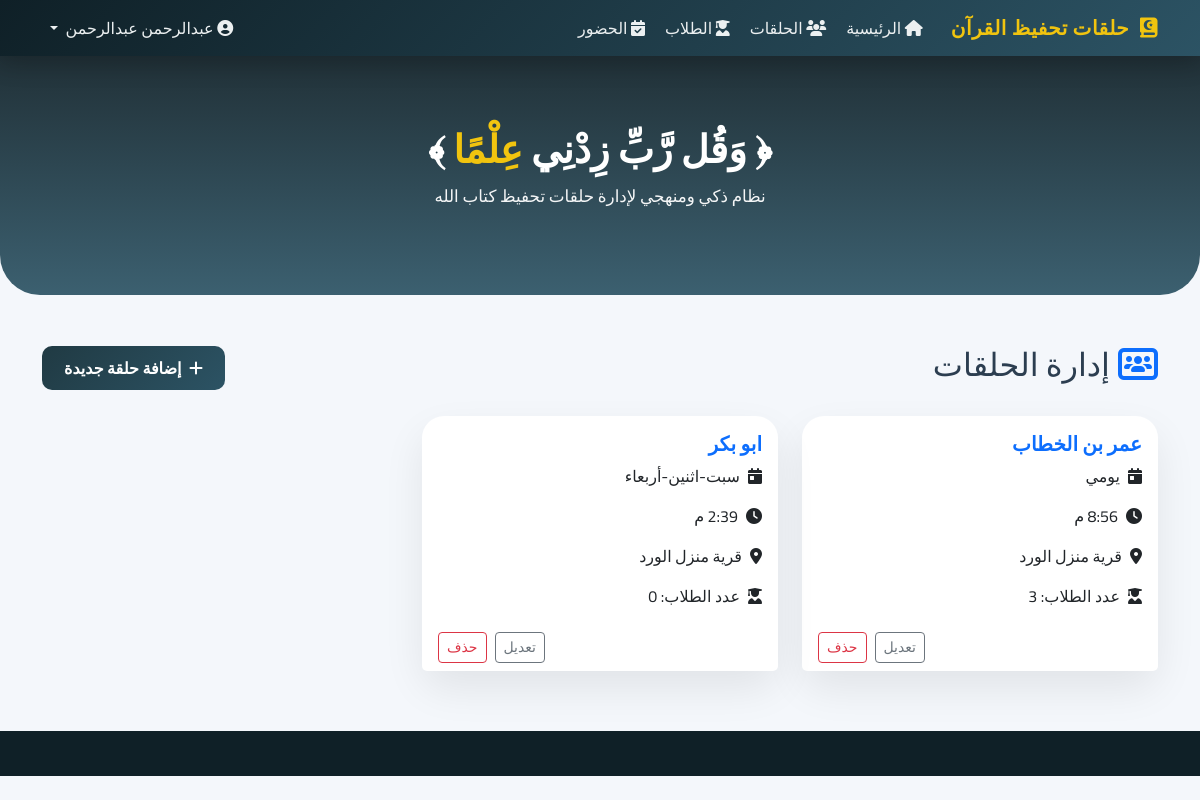
Screenshot of /halaqat/ (signed in) with the database file from the repository.
### quran_app/models.py (models this page shows, shortened)
class Halaqa(models.Model):
    DAYS_CHOICES = [
        ('يومي', 'يومي'),
        ('سبت-اثنين-أربعاء', 'سبت-اثنين-أربعاء'),
        ('أحد-ثلاثاء-خميس', 'أحد-ثلاثاء-خميس'),
    ]
    name = models.CharField(max_length=100, verbose_name="اسم الحلقة")
    teacher = models.ForeignKey(Teacher, on_delete=models.CASCADE, related_name='halaqat', verbose_name="المعلم")
    days = models.CharField(max_length=50, choices=DAYS_CHOICES, default='يومي', verbose_name="أيام الحلقة")
    time = models.TimeField(verbose_name="وقت الحلقة")
    location = models.CharField(max_length=100, verbose_name="المكان")
    class Meta:
        verbose_name = "حلقة"
        verbose_name_plural = "الحلقات"

### quran_app/views.py (the view)
# urls.py: path('halaqat/', views.halaqa_list, name='halaqa_list'),
@login_required
def halaqa_list(request):
    halaqat = Halaqa.objects.filter(teacher=request.user.teacher)
    return render(request, 'quran_app/halaqa_list.html', {'halaqat': halaqat})

### quran_app/templates/quran_app/halaqa_list.html
{% extends 'quran_app/base.html' %}
{% block content %}
<div class="d-flex justify-content-between align-items-center mb-4">
    <h2><i class="fas fa-users-rectangle me-2 text-primary"></i>إدارة الحلقات</h2>
    <a href="{% url 'halaqa_create' %}" class="btn btn-primary">
        <i class="fas fa-plus me-1"></i> إضافة حلقة جديدة
    </a>
</div>
<div class="row">
    {% for halaqa in halaqat %}
    <div class="col-md-4">
        <div class="card h-100">
            <div class="card-body">
                <h5 class="card-title fw-bold text-primary">{{ halaqa.name }}</h5>
                <p class="card-text"><i class="fas fa-calendar-day me-2"></i>{{ halaqa.days }}</p>
                <p class="card-text"><i class="fas fa-clock me-2"></i>{{ halaqa.time }}</p>
                <p class="card-text"><i class="fas fa-location-dot me-2"></i>{{ halaqa.location }}</p>
                <p class="card-text"><i class="fas fa-user-graduate me-2"></i>عدد الطلاب: {{ halaqa.students.count }}</p>
            </div>
            <div class="card-footer bg-white border-0 d-flex justify-content-end gap-2">
                <a href="{% url 'halaqa_update' halaqa.pk %}" class="btn btn-sm btn-outline-secondary">تعديل</a>
                <a href="{% url 'halaqa_delete' halaqa.pk %}" class="btn btn-sm btn-outline-danger">حذف</a>
            </div>
        </div>
    </div>
    {% empty %}
    <div class="col-12 text-center py-5">
        <p class="text-muted">لا توجد حلقات مسجلة حالياً</p>
    </div>
    {% endfor %}
</div>
{% endblock %}

### quran_app/templates/quran_app/base.html (shortened to what this page needs)
<!DOCTYPE html>
<html lang="ar" dir="rtl">
<head>
    <link href="https://cdn.jsdelivr.net/npm/bootstrap@5.3.3/dist/css/bootstrap.rtl.min.css" rel="stylesheet">
    <link href="https://cdnjs.cloudflare.com/ajax/libs/font-awesome/6.5.1/css/all.min.css" rel="stylesheet">
</head>
<body>
<nav class="navbar navbar-expand-lg navbar-dark sticky-top">
    <div class="container">
        <a class="navbar-brand" href="{% url 'home' %}">
            <i class="fas fa-quran"></i>
            حلقات تحفيظ القرآن
        </a>
        <div class="collapse navbar-collapse" id="navMain">
            <ul class="navbar-nav me-auto">
                {% if user.is_authenticated %}
                <li class="nav-item">
                    <a class="nav-link" href="{% url 'home' %}">
                        <i class="fas fa-house ms-1"></i> الرئيسية
                    </a>
                </li>
                <li class="nav-item">
                    <a class="nav-link" href="{% url 'halaqa_list' %}">
                        <i class="fas fa-users ms-1"></i> الحلقات
                    </a>
                </li>
                <li class="nav-item">
                    <a class="nav-link" href="{% url 'student_list' %}">
                        <i class="fas fa-user-graduate ms-1"></i> الطلاب
                    </a>
                </li>
                <li class="nav-item">
                    <a class="nav-link" href="{% url 'attendance_list' %}">
                        <i class="fas fa-calendar-check ms-1"></i> الحضور
                    </a>
                </li>
                {% endif %}
            </ul>
            <ul class="navbar-nav ms-auto">
                {% if user.is_authenticated %}
                <li class="nav-item dropdown">
                    <a class="nav-link dropdown-toggle" data-bs-toggle="dropdown">
                        <i class="fas fa-user-circle ms-1"></i>
                        {{ user.get_full_name|default:user.username }}
                    </a>
                </li>
                {% endif %}
            </ul>
        </div>
    </div>
</nav>
<div class="hero">
    <h1>﴿ وَقُل رَّبِّ زِدْنِي <span>عِلْمًا</span> ﴾</h1>
    <p>نظام ذكي ومنهجي لإدارة حلقات تحفيظ كتاب الله</p>
</div>
<div class="container main-content">
    {% block content %}{% endblock %}
</div>
<footer class="footer"></footer>
</body>
</html>

### quran_app/templates/quran_app/base.html (style rules this page uses)
:root { --primary-dark: #0f2027; --primary-mid: #203a43; --primary-light: #2c5364; --gold: #f1c40f; --bg-soft: #f4f7fb; }
body { font-family: 'Cairo', sans-serif; background-color: var(--bg-soft); color: #2c3e50; }
.navbar { background: linear-gradient(135deg, var(--primary-dark), var(--primary-light)); box-shadow: 0 8px 25px rgba(0,0,0,0.2); }
.navbar-brand { font-weight: 800; color: var(--gold) !important; letter-spacing: 0.5px; }
.navbar-brand i { margin-left: 6px; }
.nav-link { color: #ecf0f1 !important; font-weight: 500; }
.hero { background: linear-gradient( rgba(15,32,39,0.92), rgba(44,83,100,0.92) ); color: #fff; padding: 70px 15px; text-align: center; border-radius: 0 0 40px 40px; margin-bottom: 50px; }
.hero h1 { font-weight: 800; font-size: 2.4rem; margin-bottom: 12px; }
.hero span { color: var(--gold); }
.hero p { font-size: 1.05rem; opacity: 0.95; }
.main-content { padding-bottom: 60px; }
.card { border: none; border-radius: 22px; box-shadow: 0 18px 40px rgba(0,0,0,0.08); transition: transform 0.4s ease, box-shadow 0.4s ease; }
.btn-primary { background: linear-gradient(135deg, var(--primary-mid), var(--primary-light)); border: none; font-weight: 600; padding: 10px 22px; border-radius: 10px; }
.footer { background-color: var(--primary-dark); height: 45px; }

### rows the page displays
Halaqa: name "عمر بن الخطاب", days "يومي", time "8:56 م", location "قرية منزل الورد", students.count "3"
Halaqa: name "ابو بكر", days "سبت-اثنين-أربعاء", time "2:39 م", location "قرية منزل الورد", students.count "0"

### other values shown
{{ user.get_full_name|default:user.username }} "عبدالرحمن عبدالرحمن"
